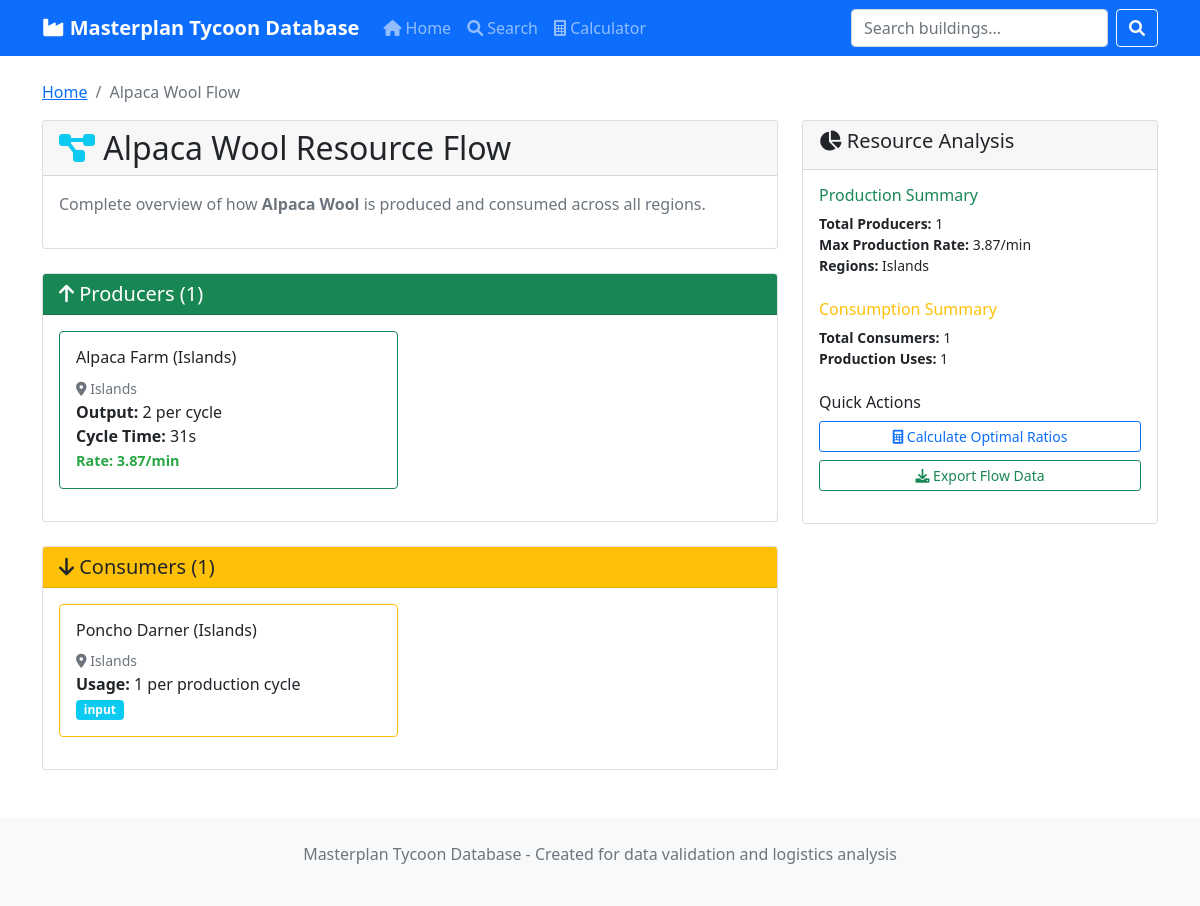
Screenshot of /resource/Alpaca Wool with the database file from the repository.
### tables this page shows
CREATE TABLE building_outputs (
    id INTEGER PRIMARY KEY,
    building_id INTEGER NOT NULL,
    resource_id INTEGER NOT NULL,
    quantity INTEGER NOT NULL,
    production_time INTEGER, -- Override building's default production time
    FOREIGN KEY (building_id) REFERENCES buildings(id),
    FOREIGN KEY (resource_id) REFERENCES resources(id)
);

CREATE TABLE buildings (
    id INTEGER PRIMARY KEY,
    building_id VARCHAR(20) NOT NULL UNIQUE, -- Game's internal ID (e.g., "2-06-P-AFI")
    name VARCHAR(100) NOT NULL,
    plan_id INTEGER NOT NULL,
    tier INTEGER NOT NULL,
    category_id INTEGER,
    production_time INTEGER, -- In game time units, NULL if no production
    FOREIGN KEY (plan_id) REFERENCES plans(id),
    FOREIGN KEY (category_id) REFERENCES building_categories(id)
);

CREATE TABLE plans (
    id INTEGER PRIMARY KEY,
    name VARCHAR(50) NOT NULL UNIQUE,
    description TEXT
);

CREATE TABLE building_inputs (
    id INTEGER PRIMARY KEY,
    building_id INTEGER NOT NULL,
    resource_id INTEGER NOT NULL,
    quantity INTEGER NOT NULL,
    dependency_building_id INTEGER, -- Which building produces this resource
    FOREIGN KEY (building_id) REFERENCES buildings(id),
    FOREIGN KEY (resource_id) REFERENCES resources(id),
    FOREIGN KEY (dependency_building_id) REFERENCES buildings(id)
);

### app.py (the view)
@app.route('/resource/<resource_name>')
def resource_flow(resource_name):
    flow = db.get_resource_flow(resource_name)
    return render_template('resource_flow.html', flow=flow)

### app.py (called while the page is built)
    def get_connection(self) -> sqlite3.Connection:
        conn = sqlite3.connect(self.db_path)
        conn.row_factory = sqlite3.Row
        return conn

### templates/resource_flow.html (shortened to what this page needs)
{% extends "base.html" %}
{% block content %}
<nav aria-label="breadcrumb">
    <ol class="breadcrumb">
        <li class="breadcrumb-item"><a href="{{ url_for('index') }}">Home</a></li>
        <li class="breadcrumb-item active">{{ flow.resource_name }} Flow</li>
    </ol>
</nav>
<div class="row">
    <div class="col-lg-8">
        <div class="card">
            <div class="card-header">
                <h2 class="mb-0">
                    <i class="fas fa-project-diagram text-info"></i>
                    {{ flow.resource_name }} Resource Flow
                </h2>
            </div>
            <div class="card-body">
                <p class="text-muted">
                    Complete overview of how <strong>{{ flow.resource_name }}</strong> is produced and consumed across all regions.
                </p>
            </div>
        </div>
        {% if flow.producers %}
        <div class="card mt-4">
            <div class="card-header bg-success text-white">
                <h5 class="mb-0">
                    <i class="fas fa-arrow-up"></i> Producers ({{ flow.producers|length }})
                </h5>
            </div>
            <div class="card-body">
                <div class="row">
                    {% for producer in flow.producers %}
                    <div class="col-md-6 mb-3">
                        <div class="card border-success">
                            <div class="card-body">
                                <h6 class="card-title">{{ producer.building_name }}</h6>
                                <p class="card-text">
                                    <small class="text-muted">
                                        <i class="fas fa-map-marker-alt"></i> {{ producer.plan_name }}
                                    </small>
                                    <br>
                                    <strong>Output:</strong> {{ producer.quantity }} per cycle
                                    {% if producer.production_time %}
                                    <br>
                                    <strong>Cycle Time:</strong> {{ producer.production_time }}s
                                    <br>
                                    <span class="production-rate">
                                        <strong>Rate:</strong> {{ "%.2f"|format(producer.rate_per_minute) }}/min
                                    </span>
                                    {% endif %}
                                </p>
                            </div>
                        </div>
                    </div>
                    {% endfor %}
                </div>
            </div>
        </div>
        {% endif %}
        {% if flow.consumers %}
        <div class="card mt-4">
            <div class="card-header bg-warning text-dark">
                <h5 class="mb-0">
                    <i class="fas fa-arrow-down"></i> Consumers ({{ flow.consumers|length }})
                </h5>
            </div>
            <div class="card-body">
                <div class="row">
                    {% for consumer in flow.consumers %}
                    <div class="col-md-6 mb-3">
                        <div class="card border-warning">
                            <div class="card-body">
                                <h6 class="card-title">{{ consumer.building_name }}</h6>
                                <p class="card-text">
                                    <small class="text-muted">
                                        <i class="fas fa-map-marker-alt"></i> {{ consumer.plan_name }}
                                    </small>
                                    <br>
                                    <strong>Usage:</strong> {{ consumer.quantity }} per
                                    {% if consumer.usage_type == 'input' %}
                                        production cycle
                                    {% elif consumer.usage_type == 'construction' %}
                                        building
                                    {% elif consumer.usage_type == 'maintenance' %}
                                        maintenance cycle
                                    {% endif %}
                                    <br>
                                    <span class="badge bg-info">{{ consumer.usage_type }}</span>
                                </p>
                            </div>
                        </div>
                    </div>
                    {% endfor %}
                </div>
            </div>
        </div>
        {% endif %}
    </div>
    <div class="col-lg-4">
        <div class="card sticky-top">
            <div class="card-header">
                <h5><i class="fas fa-chart-pie"></i> Resource Analysis</h5>
            </div>
            <div class="card-body">
                {% if flow.producers %}
                <div class="mb-4">
                    <h6 class="text-success">Production Summary</h6>
                    <ul class="list-unstyled small">
                        <li><strong>Total Producers:</strong> {{ flow.producers|length }}</li>
                        {% set total_rate = flow.producers|sum(attribute='rate_per_minute') %}
                        <li><strong>Max Production Rate:</strong> {{ "%.2f"|format(total_rate) }}/min</li>
                        <li><strong>Regions:</strong>
                            {% set regions = flow.producers|map(attribute='plan_name')|unique|list %}
                            {{ regions|join(', ') }}
                        </li>
                    </ul>
                </div>
                {% endif %}
                {% if flow.consumers %}
                <div class="mb-4">
                    <h6 class="text-warning">Consumption Summary</h6>
                    <ul class="list-unstyled small">
                        <li><strong>Total Consumers:</strong> {{ flow.consumers|length }}</li>
                        {% set input_consumers = flow.consumers|selectattr('usage_type', 'equalto', 'input')|list %}
                        {% if input_consumers %}
                        <li><strong>Production Uses:</strong> {{ input_consumers|length }}</li>
                        {% endif %}
                        {% set construction_consumers = flow.consumers|selectattr('usage_type', 'equalto', 'construction')|list %}
                        {% set maintenance_consumers = flow.consumers|selectattr('usage_type', 'equalto', 'maintenance')|list %}
                    </ul>
                </div>
                {% endif %}
                <div class="mb-3">
                    <h6>Quick Actions</h6>
                    <div class="d-grid gap-2">
                        <button class="btn btn-outline-primary btn-sm" onclick="showOptimalRatios()">
                            <i class="fas fa-calculator"></i> Calculate Optimal Ratios
                        </button>
                        <button class="btn btn-outline-success btn-sm" onclick="exportData()">
                            <i class="fas fa-download"></i> Export Flow Data
                        </button>
                    </div>
                </div>
            </div>
        </div>
    </div>
</div>
{% endblock %}

### templates/base.html (style rules this page uses)
.production-rate { font-size: 0.9em; color: #28a745; font-weight: bold; }

### rows the page displays
building_outputs: building_name "Alpaca Farm (Islands)", plan_name "Islands", quantity "2", production_time "31", rate_per_minute "3.87"
building_inputs: building_name "Poncho Darner (Islands)", plan_name "Islands", quantity "1", usage_type "input"
plans: name "Islands"

### other values shown
{{ flow.resource_name }} "Alpaca Wool"
{{ flow.producers|length }} "1"
{{ flow.consumers|length }} "1"
{{ "%.2f"|format(total_rate) }} "3.87"
{{ input_consumers|length }} "1"
